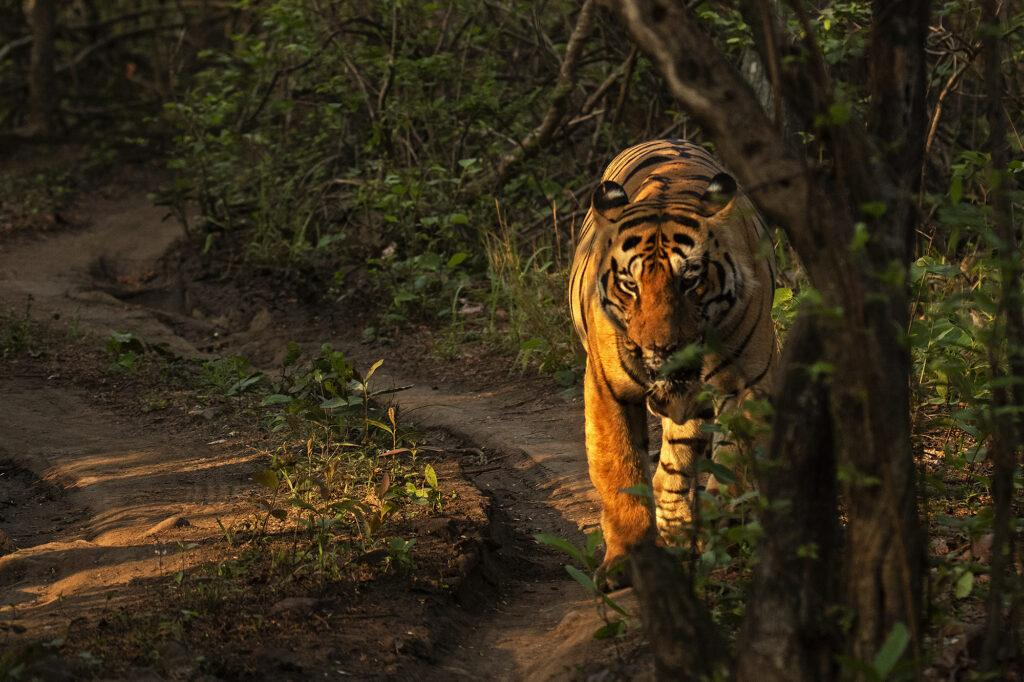
#> input picture websites/wild-expedition/images/tours/Animals/Tadoba/1.jpg, 1024 x 682 px, found by its file name
$ python analyze_crops.py
#> lines starting #> are read from the running program, lines starting #| are printed output that depends on the picture
from PIL import Image

def analyze(name, path):
#> called with name = 'tadoba_maya', path = 'images/tours/Animals/Tadoba/1.jpg'
    im = Image.open(path)
#> im is the input picture: PIL image 1024x682 RGB; mean R, G, B 55.4, 45, 26.2
    w, h = im.size
#> w = 1024; h = 682
    print(f"\n{name} ({path}): size={w}x{h}")
#| tadoba_maya (images/tours/Animals/Tadoba/1.jpg): size=1024x682
    # Let's save a 500px wide version so we can see
    thumb = im.copy()
    thumb.thumbnail((600, 600))
    thumb.save(f"scratch/{name}.jpg")

analyze("tadoba_maya", "images/tours/Animals/Tadoba/1.jpg")
analyze("pench_leopard", "images/animals/pench_leopard.jpg")
#> call 2 of analyze, with name = 'pench_leopard', path = 'images/animals/pench_leopard.jpg'
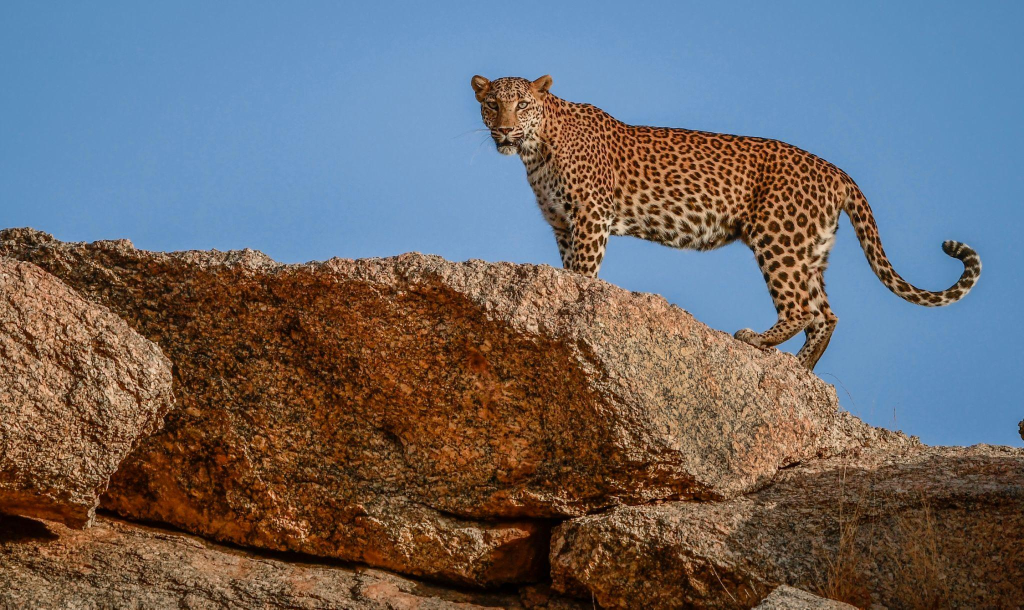
#> input picture websites/wild-expedition/images/animals/pench_leopard.jpg, 2048 x 1219 px, found by its file name (shown at 1/2 size)
#> in analyze, im is the input picture: PIL image 2048x1219 RGB; mean R, G, B 107.6, 104.5, 107.2
#| pench_leopard (images/animals/pench_leopard.jpg): size=2048x1219
#> in analyze (call 2), `thumb.thumbnail((600, 600))`:
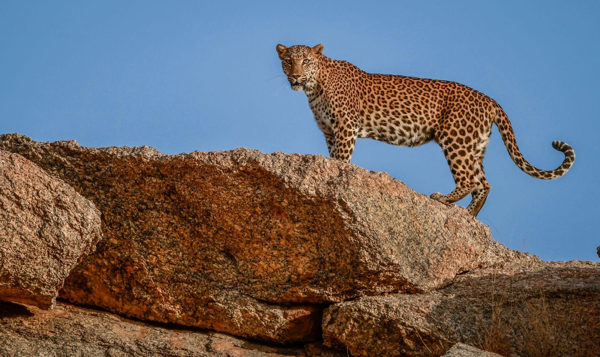
#> thumb: PIL image 600x357 RGB; mean R, G, B 107.6, 104.5, 107.2
analyze("jawai_leopard", "images/posts/vm_wild_expeditions/Carousels/DdNtnOUj7gU/instabulkdownloader.com_DdNtnOUj7gU_02.jpg")
#> call 3 of analyze, with name = 'jawai_leopard'
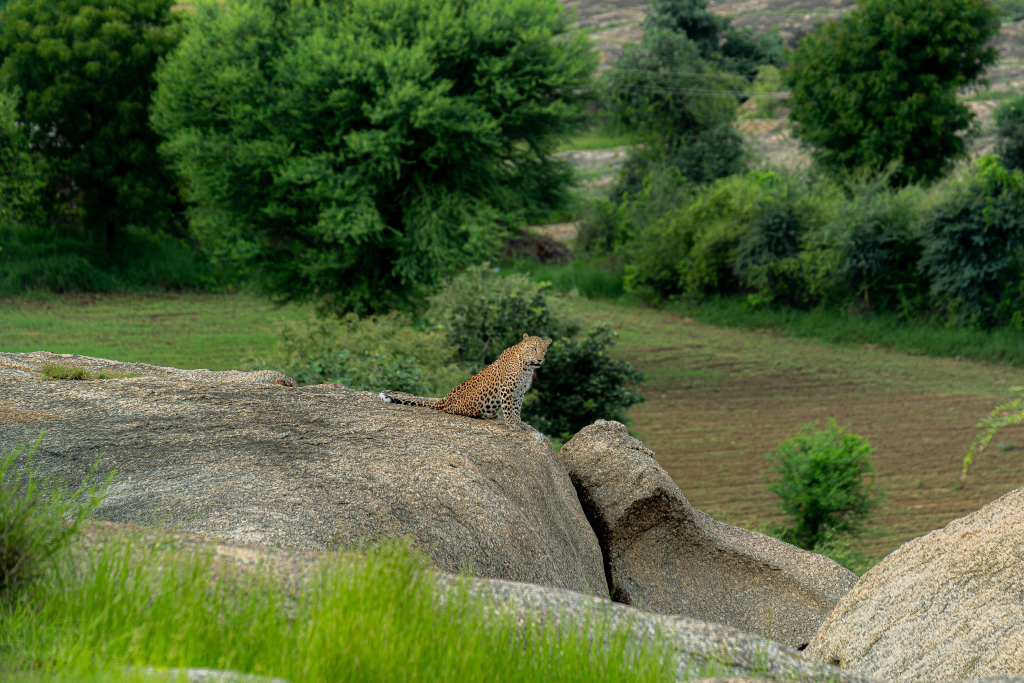
#> input picture websites/wild-expedition/images/posts/vm_wild_expeditions/Carousels/DdNtnOUj7gU/instabulkdownloader.com_DdNtnOUj7gU_02.jpg, 4096 x 2730 px, found by its file name (shown at 1/4 size)
#> in analyze, im is the input picture: PIL image 4096x2730 RGB; mean R, G, B 81.1, 97.1, 56.9
#| jawai_leopard (images/posts/vm_wild_expeditions/Carousels/DdNtnOUj7gU/instabulkdownloader.com_DdNtnOUj7gU_02.jpg): size=4096x2730
#> in analyze (call 3), `thumb.thumbnail((600, 600))`:
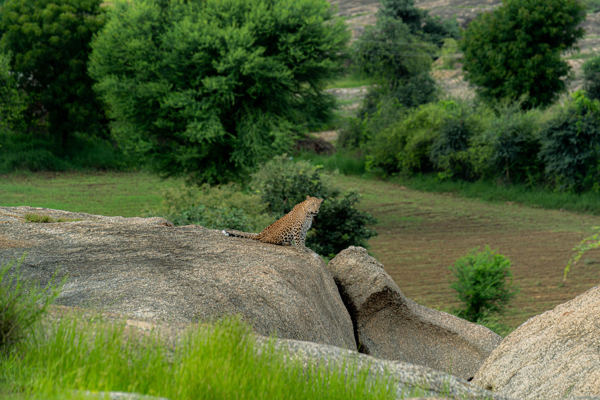
#> thumb: PIL image 600x400 RGB; mean R, G, B 81, 97, 56.7
